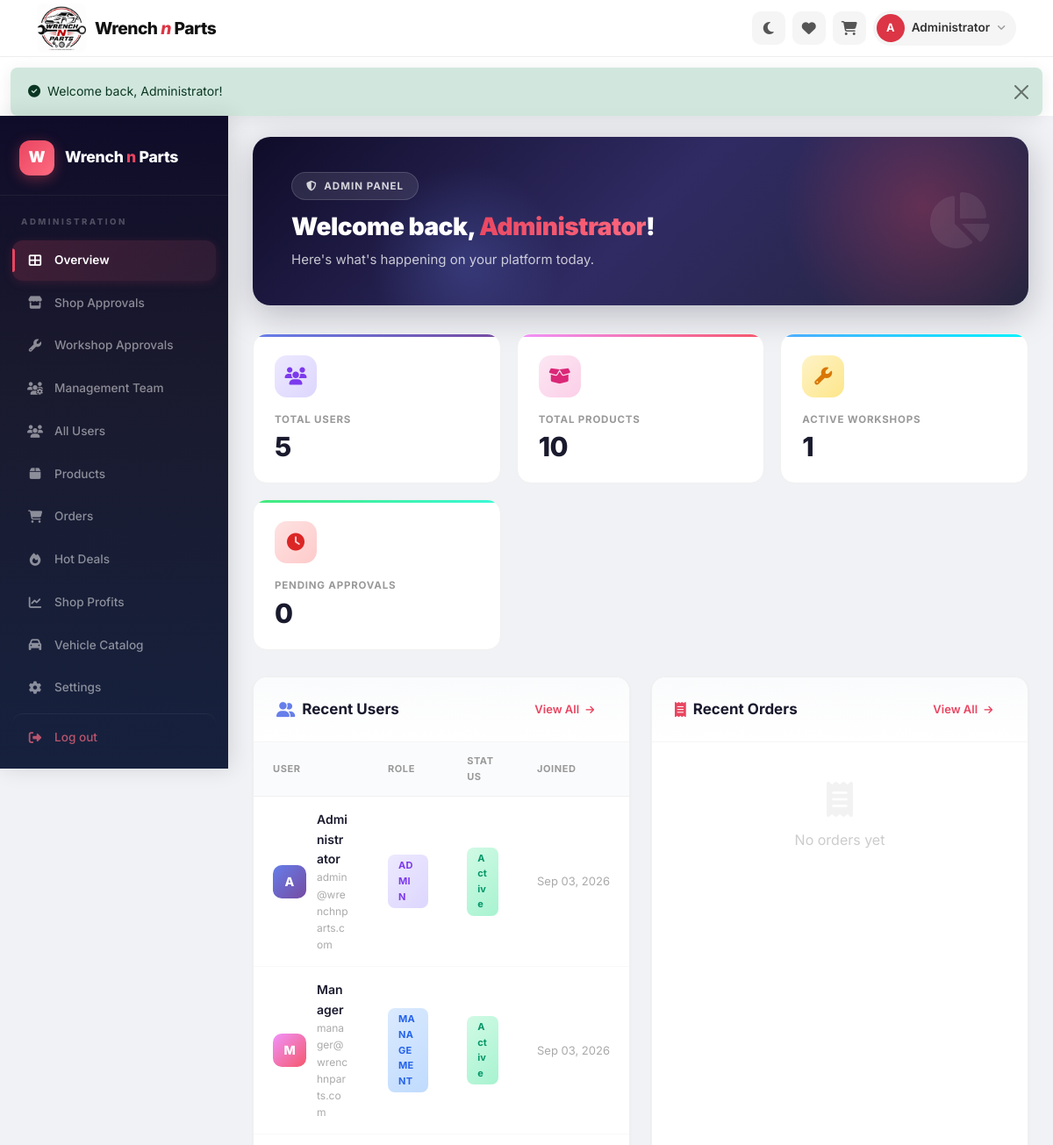
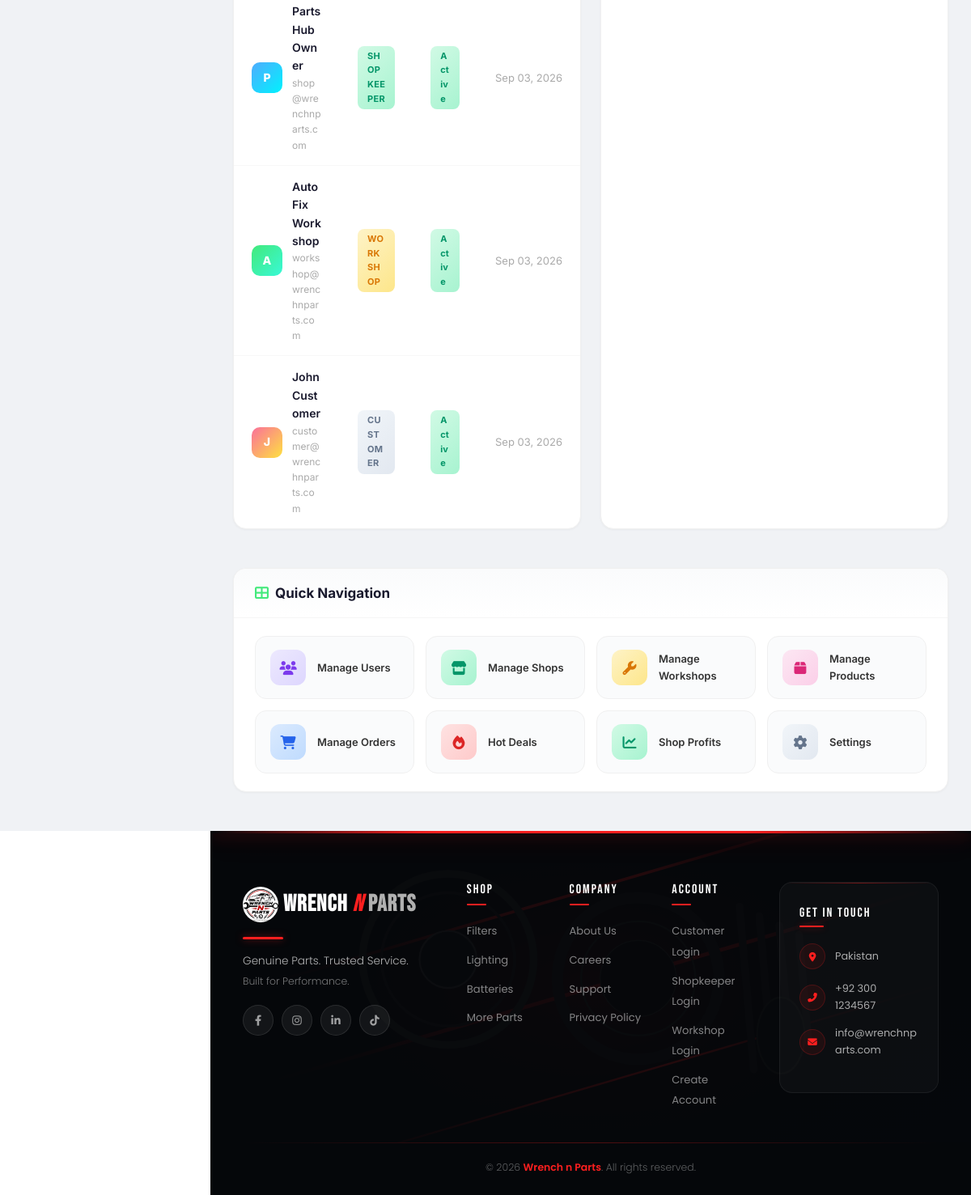
The page /legacy_php/admin/dashboard.php (signed in) on the database its author committed (2 pictures, top to bottom).
### tables this page shows
CREATE TABLE IF NOT EXISTS users (
    user_id INT AUTO_INCREMENT PRIMARY KEY,
    name VARCHAR(100) NOT NULL,
    email VARCHAR(150) NOT NULL UNIQUE,
    password VARCHAR(255) NOT NULL,
    phone VARCHAR(20),
    address TEXT,
    role ENUM('customer','shopkeeper','workshop','admin','management') DEFAULT 'customer',
    status ENUM('pending','active','inactive','banned') DEFAULT 'pending',
    profile_image VARCHAR(255) DEFAULT NULL,
    created_at TIMESTAMP DEFAULT CURRENT_TIMESTAMP,
    updated_at TIMESTAMP DEFAULT CURRENT_TIMESTAMP ON UPDATE CURRENT_TIMESTAMP
);

### legacy_php/includes/config.php (called while the page is built, shortened)
<?php
$conn = new mysqli(DB_HOST, DB_USER, DB_PASS, DB_NAME);
$conn->set_charset("utf8mb4");
$conn->query("SET time_zone = '+05:00'");
if (!isset($_SESSION['user_id'])) {
    $logged_in = false;
    $current_user = null;
} else {
    $stmt = $conn->prepare("SELECT * FROM users WHERE user_id = ?");
    $stmt->bind_param("i", $_SESSION['user_id']);
    $stmt->execute();
    $result = $stmt->get_result();
    $current_user = $result->fetch_assoc();
    $logged_in = true;
}
function getFlash() {
    if (isset($_SESSION['flash'])) {
        $flash = $_SESSION['flash'];
        return $flash;
    }
    return null;
}
?>

### legacy_php/admin/dashboard.php (the view, shortened to what this page needs)
<?php
require_once __DIR__ . '/../includes/config.php';
$total_users = $conn->query("SELECT COUNT(*) as cnt FROM users")->fetch_assoc()['cnt'];
$total_products = $conn->query("SELECT COUNT(*) as cnt FROM products")->fetch_assoc()['cnt'];
$active_workshops = $conn->query("SELECT COUNT(*) as cnt FROM workshops WHERE status = 'active'")->fetch_assoc()['cnt'];
$pending_approvals = $conn->query("SELECT COUNT(*) as cnt FROM users WHERE status = 'pending'")->fetch_assoc()['cnt'];
$recent_users = $conn->query("SELECT * FROM users ORDER BY created_at DESC LIMIT 5")->fetch_all(MYSQLI_ASSOC);
$recent_orders = $conn->query("SELECT o.*, u.name FROM orders o LEFT JOIN users u ON o.customer_id = u.user_id ORDER BY o.created_at DESC LIMIT 5")->fetch_all(MYSQLI_ASSOC);
include __DIR__ . '/../includes/header.php';
?>
<div class="admin-layout">
    <?php include __DIR__ . '/../includes/admin-sidebar.php'; ?>
    <main class="admin-main">
        <div class="welcome-banner">
            <div class="welcome-content">
                <div class="welcome-badge"><i class="fas fa-shield-alt me-1"></i> Admin Panel</div>
                <h1>Welcome back, <span><?php echo htmlspecialchars($current_user['name']); ?></span>!</h1>
                <p>Here's what's happening on your platform today.</p>
            </div>
            <div class="welcome-icon"><i class="fas fa-chart-pie"></i></div>
        </div>
        <div class="admin-stat-grid">
            <div class="admin-stat-card">
                <div class="stat-icon stat-icon-blue"><i class="fas fa-users"></i></div>
                <span class="stat-label">Total Users</span>
                <span class="stat-number"><?php echo number_format($total_users); ?></span>
            </div>
            <div class="admin-stat-card">
                <div class="stat-icon stat-icon-pink"><i class="fas fa-box-open"></i></div>
                <span class="stat-label">Total Products</span>
                <span class="stat-number"><?php echo number_format($total_products); ?></span>
            </div>
            <div class="admin-stat-card">
                <div class="stat-icon stat-icon-yellow"><i class="fas fa-wrench"></i></div>
                <span class="stat-label">Active Workshops</span>
                <span class="stat-number"><?php echo number_format($active_workshops); ?></span>
            </div>
            <div class="admin-stat-card">
                <div class="stat-icon stat-icon-red"><i class="fas fa-clock"></i></div>
                <span class="stat-label">Pending Approvals</span>
                <span class="stat-number"><?php echo number_format($pending_approvals); ?></span>
            </div>
        </div>
        <div class="bottom-grid">
            <div class="section-card">
                <div class="section-header">
                    <h3><i class="fas fa-user-friends" style="color:#667eea"></i> Recent Users</h3>
                    <a href="users.php" class="view-all">View All <i class="fas fa-arrow-right" style="font-size:11px;margin-left:4px;"></i></a>
                </div>
                <?php if (empty($recent_users)): ?>
                    <div class="empty-state"><i class="fas fa-users d-block"></i><p>No users yet</p></div>
                <?php else: ?>
                    <table class="dash-table">
                        <thead><tr><th>User</th><th>Role</th><th>Status</th><th>Joined</th></tr></thead>
                        <tbody>
                            <?php foreach ($recent_users as $i => $user): ?>
                                <tr>
                                    <td>
                                        <div class="user-cell">
                                            <div class="user-avatar avatar-<?php echo ($i % 5) + 1; ?>"><?php echo strtoupper(substr($user['name'], 0, 1)); ?></div>
                                            <div>
                                                <div style="font-weight:600;color:#1a1a2e;"><?php echo htmlspecialchars($user['name']); ?></div>
                                                <div style="font-size:12px;color:#aaa;"><?php echo htmlspecialchars($user['email']); ?></div>
                                            </div>
                                        </div>
                                    </td>
                                    <td><span class="role-badge role-<?php echo $user['role']; ?>"><?php echo ucfirst($user['role']); ?></span></td>
                                    <td><span class="status-badge status-<?php echo $user['status']; ?>"><?php echo ucfirst($user['status']); ?></span></td>
                                    <td style="white-space:nowrap;color:#aaa;font-size:13px;"><?php echo date('M d, Y', strtotime($user['created_at'])); ?></td>
                                </tr>
                            <?php endforeach; ?>
                        </tbody>
                    </table>
                <?php endif; ?>
            </div>
            <div class="section-card">
                <div class="section-header">
                    <h3><i class="fas fa-receipt" style="color:#e94560"></i> Recent Orders</h3>
                    <a href="orders.php" class="view-all">View All <i class="fas fa-arrow-right" style="font-size:11px;margin-left:4px;"></i></a>
                </div>
                <?php if (empty($recent_orders)): ?>
                    <div class="empty-state"><i class="fas fa-receipt d-block"></i><p>No orders yet</p></div>
                <?php endif; ?>
            </div>
        </div>
        <div class="section-card">
            <div class="section-header">
                <h3><i class="fas fa-th-large" style="color:#43e97b"></i> Quick Navigation</h3>
            </div>
            <div class="quick-links-grid">
                <a href="users.php" class="quick-link">
                    <div class="ql-icon ql-icon-users"><i class="fas fa-users"></i></div>
                    <span class="ql-text">Manage Users</span>
                </a>
                <a href="shops.php" class="quick-link">
                    <div class="ql-icon ql-icon-shops"><i class="fas fa-store"></i></div>
                    <span class="ql-text">Manage Shops</span>
                </a>
                <a href="workshops.php" class="quick-link">
                    <div class="ql-icon ql-icon-workshops"><i class="fas fa-wrench"></i></div>
                    <span class="ql-text">Manage Workshops</span>
                </a>
                <a href="products.php" class="quick-link">
                    <div class="ql-icon ql-icon-products"><i class="fas fa-box"></i></div>
                    <span class="ql-text">Manage Products</span>
                </a>
                <a href="orders.php" class="quick-link">
                    <div class="ql-icon ql-icon-orders"><i class="fas fa-shopping-cart"></i></div>
                    <span class="ql-text">Manage Orders</span>
                </a>
                <a href="hot-deals.php" class="quick-link">
                    <div class="ql-icon ql-icon-hotdeals"><i class="fas fa-fire"></i></div>
                    <span class="ql-text">Hot Deals</span>
                </a>
                <a href="shop-profits.php" class="quick-link">
                    <div class="ql-icon ql-icon-profits"><i class="fas fa-chart-line"></i></div>
                    <span class="ql-text">Shop Profits</span>
                </a>
                <a href="settings.php" class="quick-link">
                    <div class="ql-icon ql-icon-settings"><i class="fas fa-cog"></i></div>
                    <span class="ql-text">Settings</span>
                </a>
            </div>
        </div>
    </main>
</div>

### legacy_php/includes/header.php (shortened to what this page needs)
<!DOCTYPE html>
<html lang="en">
<head>
    <link href="https://cdn.jsdelivr.net/npm/bootstrap@5.3.0/dist/css/bootstrap.min.css" rel="stylesheet">
    <link href="https://cdnjs.cloudflare.com/ajax/libs/font-awesome/6.4.0/css/all.min.css" rel="stylesheet">
    <link href="<?php echo SITE_URL; ?>/css/style.css?v=<?php echo filemtime(__DIR__ . '/../css/style.css'); ?>" rel="stylesheet" id="theme-css">
    <?php
    $isAdmin = isset($_SERVER['PHP_SELF']) && (strpos($_SERVER['PHP_SELF'], '/admin/') !== false || strpos($_SERVER['PHP_SELF'], '/management/') !== false);
    if ($isAdmin):
    ?>
    <link href="<?php echo SITE_URL; ?>/css/admin.css" rel="stylesheet">
    <?php endif; ?>
    <link href="<?php echo SITE_URL; ?>/css/responsive.css?v=<?php echo filemtime(__DIR__ . '/../css/responsive.css'); ?>" rel="stylesheet">
</head>
<body>
<header class="wnp-header" id="wnpHeader">
    <div class="container">
        <div class="wnp-header-inner">
            <a class="wnp-logo" href="<?php echo SITE_URL; ?>/index.php" id="wnpLogoLink">
                <img src="<?php echo SITE_URL; ?>/uploads/logo.png" alt="Wrench n Parts" class="wnp-logo-img" id="wnpLogoImg">
                <span class="wnp-logo-text">Wrench <span class="wnp-logo-accent">n</span> Parts</span>
            </a>
            <div class="wnp-header-right">
                <button id="theme-toggle" class="wnp-icon-btn" title="Toggle theme">
                    <i class="fas fa-moon"></i>
                </button>
                <?php if ($logged_in): ?>
                    <a class="wnp-icon-btn" href="<?php echo SITE_URL; ?>/customer/wishlist.php" title="Wishlist">
                        <i class="fas fa-heart"></i>
                    </a>
                    <a class="wnp-icon-btn" href="<?php echo SITE_URL; ?>/cart.php" title="Cart">
                        <i class="fas fa-shopping-cart"></i>
                    </a>
                    <div class="wnp-user-menu">
                        <button class="wnp-user-trigger" data-bs-toggle="dropdown">
                            <span class="wnp-user-circle"><?php echo strtoupper(substr($current_user['name'], 0, 1)); ?></span>
                            <span class="wnp-user-text"><?php echo htmlspecialchars($current_user['name']); ?></span>
                            <i class="fas fa-angle-down"></i>
                        </button>
                    </div>
                <?php endif; ?>
            </div>
        </div>
    </div>
</header>
<?php
$flash = getFlash();
if ($flash): ?>
<div class="flash-container">
    <div class="alert alert-<?php echo $flash['type']; ?> alert-dismissible fade show alert-modern" role="alert">
        <div class="d-flex align-items-center">
            <i class="fas fa-<?php echo $flash['type'] === 'success' ? 'check-circle' : ($flash['type'] === 'danger' ? 'exclamation-circle' : 'info-circle'); ?> me-2"></i>
            <?php echo htmlspecialchars($flash['message']); ?>
        </div>
        <button type="button" class="btn-close" data-bs-dismiss="alert"></button>
    </div>
</div>
<?php endif; ?>

### css/admin.css (style rules this page uses)
*, *::before, *::after { box-sizing: border-box; }
.admin-layout { display: flex; min-height: calc(100vh - 56px); background: #f0f2f5; font-family: 'Inter', -apple-system, BlinkMacSystemFont, sans-serif; }
.admin-main { margin-left: 260px; flex: 1; padding: 30px 36px 70px; max-width: calc(100% - 260px); animation: fadeSlideIn 0.4s ease-out; }
.admin-stat-grid { display: grid; grid-template-columns: repeat(auto-fit, minmax(210px, 1fr)); gap: 18px; margin-bottom: 30px; }
.admin-stat-card { background: white; border-radius: 16px; padding: 24px; border: 1px solid #f0f0f0; position: relative; overflow: hidden; transition: all 0.3s cubic-bezier(.4,0,.2,1); }
.admin-stat-card::before { content: ''; position: absolute; top: 0; left: 0; right: 0; height: 3px; border-radius: 16px 16px 0 0; }
.admin-stat-card:nth-child(1)::before { background: linear-gradient(90deg, #667eea, #764ba2); }
.admin-stat-card:nth-child(2)::before { background: linear-gradient(90deg, #f093fb, #f5576c); }
.admin-stat-card:nth-child(3)::before { background: linear-gradient(90deg, #4facfe, #00f2fe); }
.admin-stat-card:nth-child(4)::before { background: linear-gradient(90deg, #43e97b, #38f9d7); }
.admin-stat-card .stat-icon { width: 48px; height: 48px; border-radius: 14px; display: flex; align-items: center; justify-content: center; font-size: 20px; margin-bottom: 16px; transition: transform 0.3s; }
.admin-stat-card .stat-label { display: block; font-size: 0.72rem; color: #999; margin-bottom: 6px; font-weight: 700; text-transform: uppercase; letter-spacing: 0.8px; }
.admin-stat-card .stat-number { display: block; font-size: 1.9rem; font-weight: 800; color: #1a1a2e; line-height: 1.1; letter-spacing: -0.5px; }
.stat-icon-blue { background: linear-gradient(135deg, #ede9fe, #ddd6fe); color: #7c3aed; }
.stat-icon-pink { background: linear-gradient(135deg, #fce7f3, #fbcfe8); color: #db2777; }
.stat-icon-yellow { background: linear-gradient(135deg, #fef3c7, #fde68a); color: #d97706; }
.stat-icon-red { background: linear-gradient(135deg, #fee2e2, #fecaca); color: #dc2626; }
.status-active { background: linear-gradient(135deg, #d1fae5, #a7f3d0); color: #059669; }
.role-badge { display: inline-block; padding: 4px 12px; border-radius: 8px; font-size: 0.7rem; font-weight: 700; text-transform: uppercase; letter-spacing: 0.4px; }
.role-admin { background: linear-gradient(135deg, #ede9fe, #ddd6fe); color: #7c3aed; }
.role-management { background: linear-gradient(135deg, #dbeafe, #bfdbfe); color: #2563eb; }
.role-shopkeeper { background: linear-gradient(135deg, #d1fae5, #a7f3d0); color: #059669; }
.role-workshop { background: linear-gradient(135deg, #fef3c7, #fde68a); color: #d97706; }
.role-customer { background: linear-gradient(135deg, #f1f5f9, #e2e8f0); color: #64748b; }
@media (max-width: 1200px) { .admin-stat-grid { grid-template-columns: repeat(3, 1fr); } }

### css/responsive.css (style rules this page uses)
html { -webkit-text-size-adjust: 100%; }
body { overflow-x: hidden; width: 100%; }
img, video, iframe, embed, canvas, svg { max-width: 100%; }
table { border-collapse: collapse; }
h1, h2, h3, h4, h5, h6, p, a, span, div, td, th, li { overflow-wrap: break-word; word-break: break-word; }
input, select, textarea, button { font-size: 16px; }
.wnp-header, .dash-layout, .admin-layout, .cust-navbar, .premium-footer, .hero-v2, .section-v2, .pd-wrapper, .bp-wrapper, .ck-page, .chat-page, .support-hero, .careers-hero, .about-hero, .privacy-hero { max-width: 100%; overflow-x: clip; }
@media (max-width: 1400px) { .admin-main { padding: 24px 28px; } }

### rows shown on the page
users: name "A", name "Administrator", email "admin@wrenchnparts.com", role "ADMIN", status "Active", created_at "Sep 03, 2026"
users: name "M", name "Manager", email "manager@wrenchnparts.com", role "MANAGEMENT", status "Active", created_at "Sep 03, 2026"
users: name "P", name "Parts Hub Owner", email "shop@wrenchnparts.com", role "SHOPKEEPER", status "Active", created_at "Sep 03, 2026"
users: name "A", name "AutoFix Workshop", email "workshop@wrenchnparts.com", role "WORKSHOP", status "Active", created_at "Sep 03, 2026"
users: name "J", name "John Customer", email "customer@wrenchnparts.com", role "CUSTOMER", status "Active", created_at "Sep 03, 2026"

### other values the page prints
$flash['message'] "Welcome back, Administrator!"
$total_users "5"
$total_products "10"
$active_workshops "1"
$pending_approvals "0"
